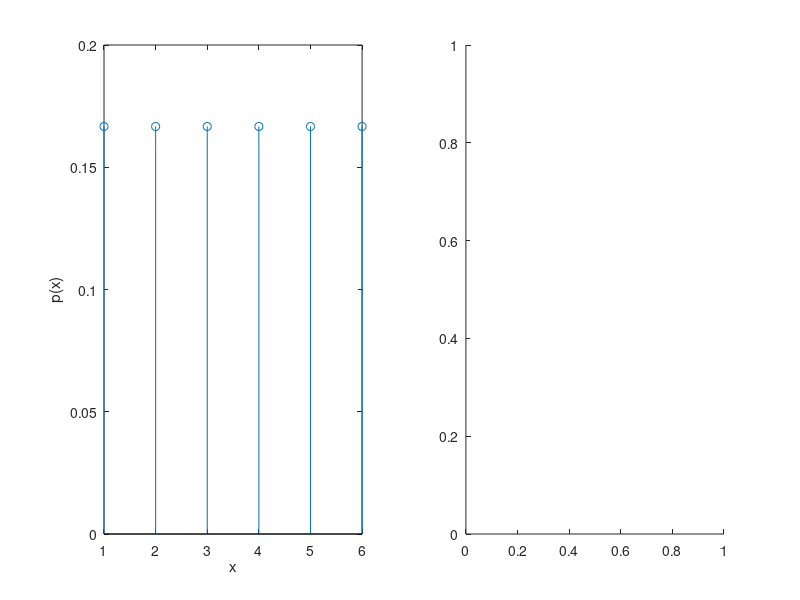

Here is the MATLAB script that generated this plot: (Note: this script raises an error after producing the figure.)
xi = 1:6;
p = ones(1,6)/6;
subplot(1,2,1), stem(xi,p), xlabel("x"), ylabel("p(x)");
subplot(1,2,2), stairs([0 xi],[0 F],'LineWidth',1.5), grid on, title('1(b)'), xlabel('x'), ylabel('F_X(x)')
